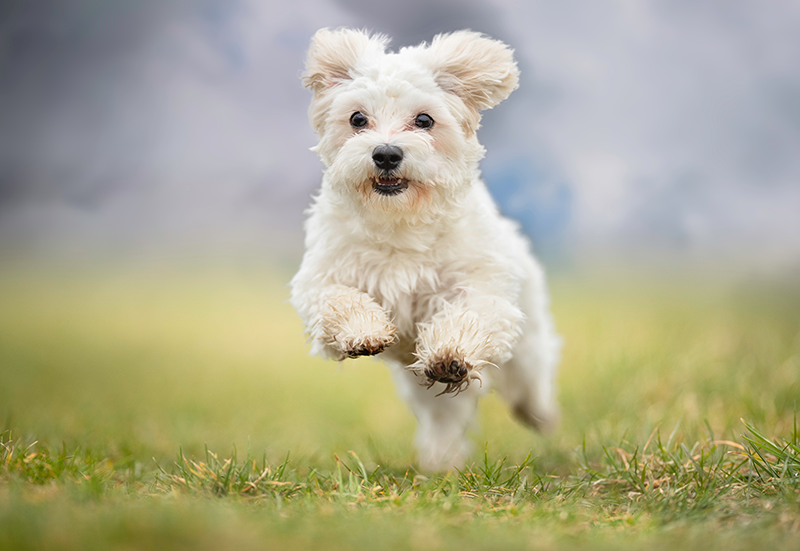
#> input picture dog.png, 800 x 551 px
$ python inverted_color_effect.py
#> lines starting #> are read from the running program, lines starting #| are printed output that depends on the picture
import cv2
import numpy as np

#이미지에 색상 반전 효과를 추가 함수
def inverted_effect(image, invert_strength):
    #image: 이미지
    #invert_strength: 반전강도

    inverted = invert_strength - image  # 완전 반전된 이미지

    return inverted

#슬라이더 값 변경에 따라 색상 반전 효과를 업데이트하는 콜백함수
def update_inversion(val):
    # val(int): 슬라이더 값.

    # 현재 강도 값에 따라 새로운 반전 이미지를 생성
    inverted_image = inverted_effect(image, val)

    # 업데이트된 반전 이미지를 "Inverted Image" 창에 표시
    cv2.imshow("Inverted Image", inverted_image)


# ---------- 메인 코드 ----------
# 이미지 파일을 불러오기
image_path = "dog.png"  # 사용하려는 이미지 파일의 경로를 설정한다.
image = cv2.imread(image_path)  # 이미지를 읽어들인다.
#> image is the input picture: shape (551, 800, 3); mean B, G, R 142.4, 170.7, 173.2

# 이미지가 올바르게 로드되지 않은 경우 오류 메시지를 출력하고 프로그램을 종료
if image is None:
    print("Error")
    exit()

# 초기 슬라이더 값 설정
initial_invert_strength = 255  # 슬라이더 초기값: 최대 반전 강도 (255)


# ---------- UI 구성 ----------
# 원본 이미지를 표시
cv2.imshow("Original Image", image)  # "Original Image" 창에 원본 이미지를 띄운다
update_inversion(initial_invert_strength) # 초기 상태에서 반전 효과를 한 번 적용하여 표시
#> in inverted_effect, `inverted = invert_strength - image`:
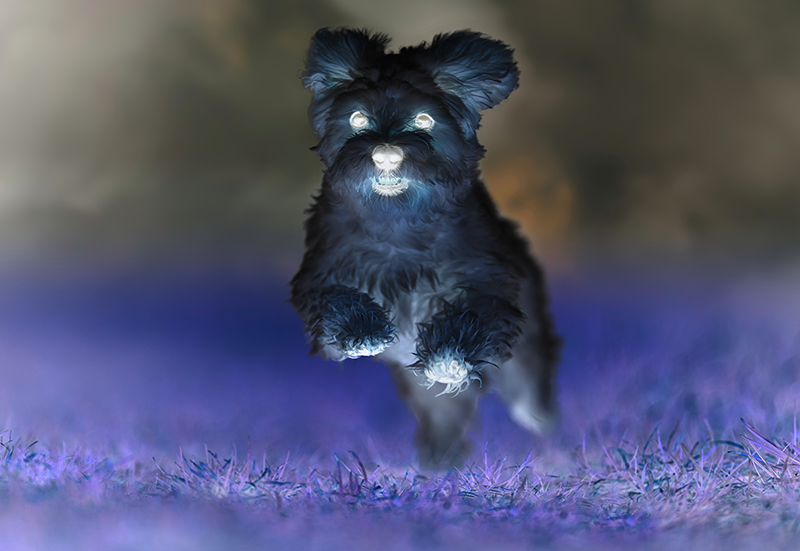
#> inverted: shape (551, 800, 3); mean B, G, R 112.6, 84.3, 81.8

# 반전 효과를 보여줄 창을 생성
cv2.namedWindow("Inverted Image")

# 슬라이더를 생성
cv2.createTrackbar(
    "Invert Strength",  # 슬라이더 이름
    "Inverted Image",  # 슬라이더가 표시될 창 이름
    initial_invert_strength,  # 슬라이더 초기값
    255,  # 슬라이더 최대값 (0~255 범위)
    update_inversion  # 슬라이더 값 변경 시 호출될 콜백 함수
)


# ---------- 프로그램 실행 및 종료 처리 ----------
cv2.waitKey()  # 사용자가 키를 누를 때까지 대기
cv2.destroyAllWindows()  # 생성된 모든 OpenCV 창을 닫는다
